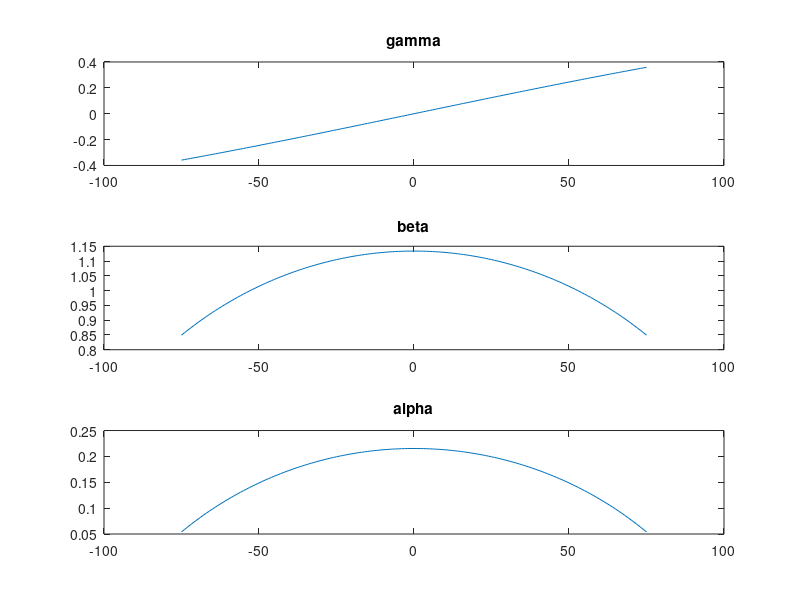

The MATLAB source for this figure:
coxa = 56;
femur = 66;
tibia = 131;

y=200;
z=90;
x=-75:1:75;

for i=1:length(x)
    gamma(i) = atan(x(i)/y);
    d = sqrt(z^2+(x(i)-coxa*sin(gamma(i)))^2+(y-coxa*cos(gamma(i)))^2);
    beta(i) = pi - acos((femur^2+tibia^2-d^2)/(2*femur*tibia));
    alpha(i) = acos((femur^2-tibia^2+d^2)/(2*femur*d))-asin(z/d);
    
    
end

subplot(3,1,1)
plot(x,gamma)
title('gamma')
subplot(3,1,2)
plot(x,beta)
title('beta')
subplot(3,1,3)
plot(x,alpha)
title('alpha')